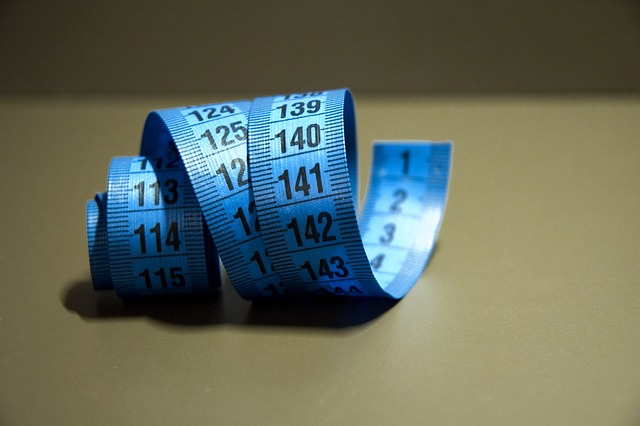
#> input picture sample.jpg, 640 x 426 px
$ python dilation.py
#> lines starting #> are read from the running program, lines starting #| are printed output that depends on the picture
import numpy as np
import cv2
import os

kernel=np.ones((5,5))
kernel_size=kernel.shape[0]
pad_size=kernel_size//2
os.chdir(os.path.dirname(os.path.abspath(__file__)))
image=cv2.imread("sample.jpg")
#> image is the input picture: shape (426, 640, 3); mean B, G, R 92.4, 106.8, 99.8
h,w,c=image.shape
#> h = 426; w = 640; c = 3
padded=np.pad(image,((pad_size,pad_size),(pad_size,pad_size),(0,0)),mode='constant',constant_values=255)
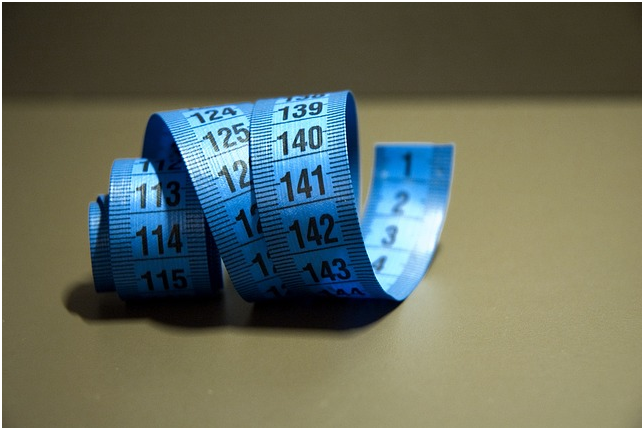
#> padded: shape (430, 644, 3); mean B, G, R 94.9, 109.1, 102.2
output=np.zeros_like(image)
for i in range(h):
    for j in range(w):
        for k in range(c):
            region=padded[i:i+kernel_size,j:j+kernel_size,k]
            output[i,j,k]=np.min(region[kernel==1])
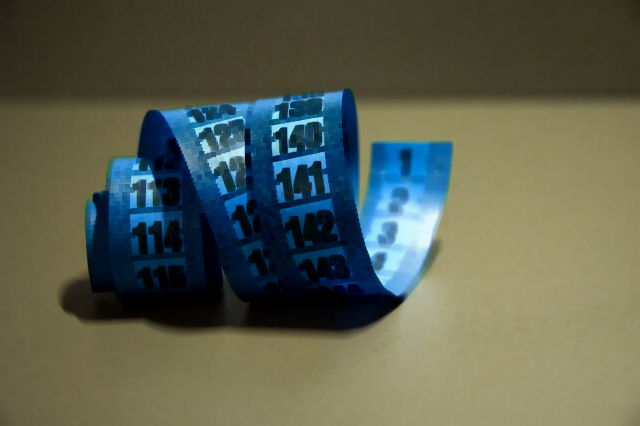
#> output: shape (426, 640, 3); mean B, G, R 80.6, 96.1, 90.8
cv2.imshow("image",output)
cv2.waitKey(0)
cv2.destroyAllWindows()
